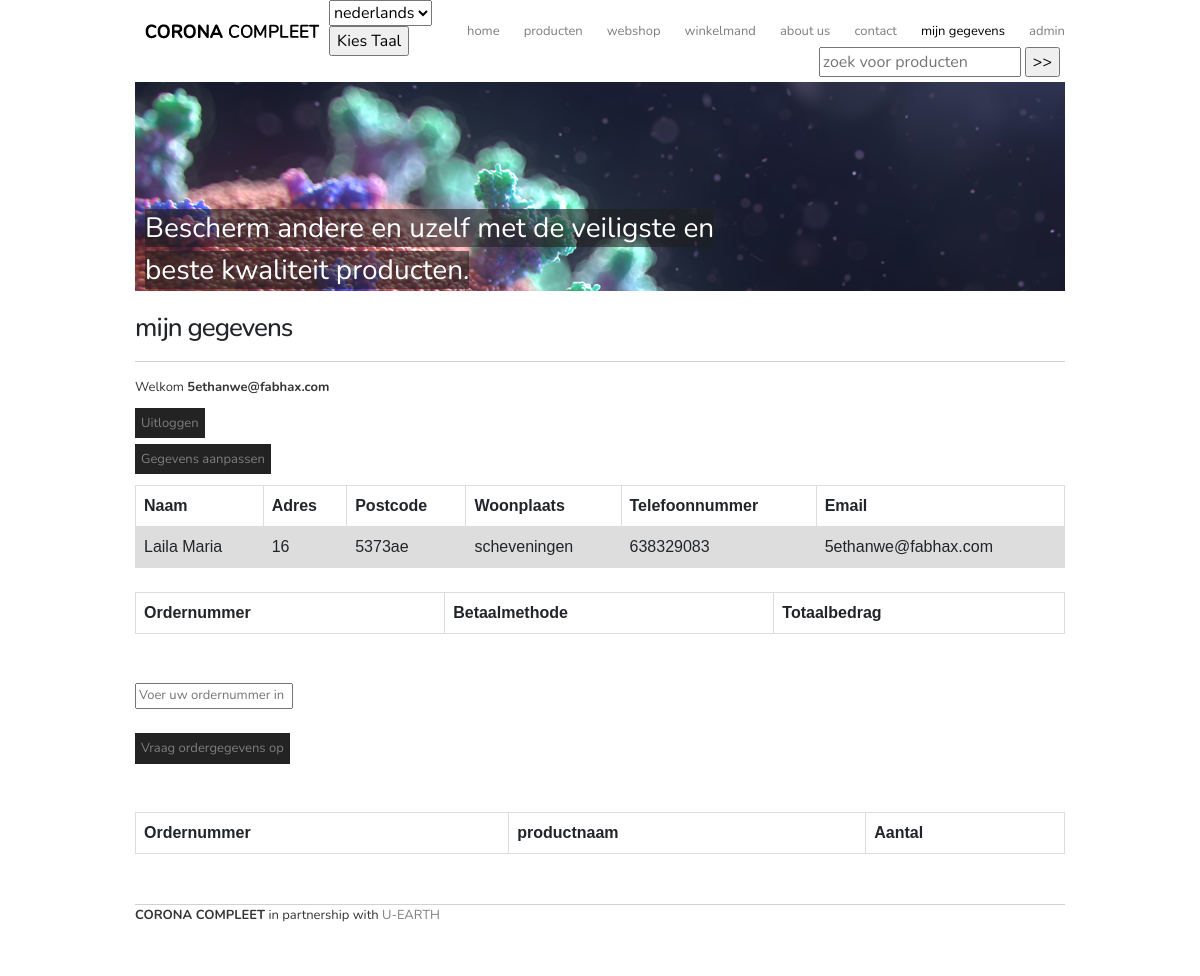
/pagina/mijngegevens.php (signed in), run on the app's committed database.
### tables this page shows
CREATE TABLE `klanten` (
  `email` VARCHAR(30) NOT NULL,
  `naam` VARCHAR(50),
  `adres` VARCHAR(50),
  `postcode` CHAR(6),
  `woonplaats`VARCHAR(50),
  `telefoonnummer`INT(10),
  `wachtwoord` VARCHAR(20),
  PRIMARY KEY (`email`)  
);

### models/functions.php (called while the page is built, shortened)
<?php
function ExecuteQuery($conn, $query, $params = array()) {
  $stmt = $conn->prepare($query);
  $stmt->execute($params);
return $stmt;
}
function FetchQuery($conn, $query, $params = array()) {
    return ExecuteQuery($conn, $query, $params)->fetchAll(PDO::FETCH_ASSOC);
}
?>

### pagina/mijngegevens.php (the view, shortened to what this page needs)
<?php
include('../models/server.php');
include('../models/config.php');
?>
<?php
require_once 'header.php';
include('../models/functions.php');
?>
<div class="header">
<br>
<h2>mijn gegevens</h2>
</div>
    <?php if (isset($_SESSION['email'])):?>
    <p>Welkom <strong><?php echo $_SESSION['email']; ?></strong></p>
    <div class="">
    <p><a href="../models/logout.php"class="button">Uitloggen</a></p>
    <p><a href="gegevensAanpassen.php"class="button">Gegevens aanpassen</a></p>
    </div>
    <?php endif ?>
<table>
<tr>
<th>Naam</th>
<th>Adres</th>
<th>Postcode</th>
<th>Woonplaats</th>
<th>Telefoonnummer</th>
<th>Email</th>
</tr>
<?php
$result = FetchQuery($conn, "SELECT naam, adres, postcode, woonplaats, telefoonnummer, email FROM klanten WHERE email= '$_SESSION[email]'");
foreach ($result as $row) {
		echo "<tr>
		<td>" . $row['naam'] . "</td>
		<td>" . $row['adres'] . "</td>
		<td>" . $row['postcode'] . "</td>
        <td>" . $row['woonplaats'] . "</td>
        <td>" . $row['telefoonnummer'] . "</td>
        <td>" . $row['email'] . "</td> " ;
    }
?>
</table>
<br>
<table>
<tr>
<th>Ordernummer</th>
<th>Betaalmethode</th>
<th>Totaalbedrag</th>
</tr>
</table><br>
<br>
<form method="post" action="mijngegevens.php">
            <div class="invoer2">
                <input class="invoer3" type="text" name="ordernummer" placeholder="Voer uw ordernummer in" value="">
            </div><br>
            <div class="button2">
                <button type="submit" name="vraag op" class="button">Vraag ordergegevens op</button>
            </div>
        </form>
<br>
<table>
<tr>
<th>Ordernummer</th>
<th>productnaam</th>
<th>Aantal</th>
</tr>
<br>
</table>
<div>
<footer class="borderfooter">
<p><strong>CORONA COMPLEET</strong> in partnership with <a href="https://www.u-earth.eu/">U-EARTH</a></p>
</footer>
</div>
</body>
</html>

### css/style.css (style rules this page uses)
body { font-family: 'Nunito', sans-serif; overflow-y:scroll; }
p { font-size: 33px; line-height: initial; color: #353535; }
h1, h2, h3 { letter-spacing: -1px; }
h2, h3 { font-size: 56px; text-transform: lowercase; border-bottom: 1px solid #d1d1d1; padding-bottom: 20px; margin-bottom: 15px; line-height: 1em; }
a { color: #7e7e7e; text-decoration: none; }
.button { background-color: #242324; padding: 6px; color: #7e7e7e; }
.borderfooter { border-top: 1px solid #d1d1d1; padding-bottom: 20px; margin-top: 50px; margin-bottom: 15px; line-height: 1em; }
@media (min-width: 992px) { p { font-size: 13px; line-height: 20px; } }
@media (min-width: 992px) { h2, h3 { font-size: 26px; text-transform: lowercase; } }
button.button { border:none; }
* { box-sizing: border-box; }
table { font-family: arial, sans-serif; border-collapse: collapse; width: 100%; }
td, th { border: 1px solid #dddddd; text-align: left; padding: 8px; }
tr:nth-child(even) { background-color: #dddddd; }
.invoer2 input { width: 17%; }
.invoer3 { font-size: small; color: #7e7e7e; }
.button2 { font-size: small; }

### data on the page
klanten: naam "Laila Maria", adres "16", postcode "5373ae", woonplaats "scheveningen", telefoonnummer "638329083", email "5ethanwe@fabhax.com"

### other printed values
$_SESSION['email'] "5ethanwe@fabhax.com"
form field taalkeuze "nederlands"
